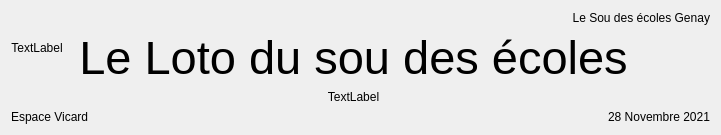
      <widget class="QWidget" name="pageEventTitle">
       <layout class="QGridLayout" name="gridLayout_2">
        <item row="0" column="0" rowspan="2">
         <widget class="QLabel" name="ET_OrganizerLogo">
          <property name="sizePolicy">
           <sizepolicy hsizetype="Preferred" vsizetype="Preferred">
            <horstretch>1</horstretch>
            <verstretch>1</verstretch>
           </sizepolicy>
          </property>
          <property name="text">
           <string>TextLabel</string>
          </property>
          <property name="alignment">
           <set>Qt::AlignCenter</set>
          </property>
         </widget>
        </item>
        <item row="0" column="1" colspan="3">
         <spacer name="horizontalSpacer">
          <property name="orientation">
           <enum>Qt::Horizontal</enum>
          </property>
          <property name="sizeHint" stdset="0">
           <size>
            <width>0</width>
            <height>0</height>
           </size>
          </property>
         </spacer>
        </item>
        <item row="0" column="4" colspan="2">
         <widget class="QLabel" name="ET_OrganizerName">
          <property name="sizePolicy">
           <sizepolicy hsizetype="Preferred" vsizetype="Preferred">
            <horstretch>5</horstretch>
            <verstretch>1</verstretch>
           </sizepolicy>
          </property>
          <property name="text">
           <string>Le Sou des écoles Genay</string>
          </property>
          <property name="alignment">
           <set>Qt::AlignRight|Qt::AlignTrailing|Qt::AlignVCenter</set>
          </property>
         </widget>
        </item>
        <item row="1" column="1" colspan="4">
         <widget class="QLabel" name="ET_EventTitle">
          <property name="font">
           <font>
            <pointsize>35</pointsize>
            <kerning>false</kerning>
           </font>
          </property>
          <property name="text">
           <string>Le Loto du sou des écoles</string>
          </property>
          <property name="alignment">
           <set>Qt::AlignCenter</set>
          </property>
         </widget>
        </item>
        <item row="2" column="1" rowspan="2" colspan="4">
         <widget class="QLabel" name="ET_EventLogo">
          <property name="sizePolicy">
           <sizepolicy hsizetype="Preferred" vsizetype="Preferred">
            <horstretch>1</horstretch>
            <verstretch>5</verstretch>
           </sizepolicy>
          </property>
          <property name="text">
           <string>TextLabel</string>
          </property>
          <property name="alignment">
           <set>Qt::AlignCenter</set>
          </property>
         </widget>
        </item>
        <item row="4" column="0" colspan="2">
         <widget class="QLabel" name="ET_EventLocation">
          <property name="sizePolicy">
           <sizepolicy hsizetype="Preferred" vsizetype="Preferred">
            <horstretch>3</horstretch>
            <verstretch>2</verstretch>
           </sizepolicy>
          </property>
          <property name="text">
           <string>Espace Vicard</string>
          </property>
         </widget>
        </item>
        <item row="2" column="0" rowspan="2">
         <spacer name="horizontalSpacer_5">
          <property name="orientation">
           <enum>Qt::Horizontal</enum>
          </property>
          <property name="sizeHint" stdset="0">
           <size>
            <width>0</width>
            <height>0</height>
           </size>
          </property>
         </spacer>
        </item>
        <item row="1" column="5" rowspan="3">
         <spacer name="horizontalSpacer_2">
          <property name="orientation">
           <enum>Qt::Horizontal</enum>
          </property>
          <property name="sizeHint" stdset="0">
           <size>
            <width>0</width>
            <height>0</height>
           </size>
          </property>
         </spacer>
        </item>
        <item row="4" column="4" colspan="2">
         <widget class="QLabel" name="ET_EventDate">
          <property name="sizePolicy">
           <sizepolicy hsizetype="Preferred" vsizetype="Preferred">
            <horstretch>1</horstretch>
            <verstretch>2</verstretch>
           </sizepolicy>
          </property>
          <property name="text">
           <string>28 Novembre 2021</string>
          </property>
          <property name="alignment">
           <set>Qt::AlignRight|Qt::AlignTrailing|Qt::AlignVCenter</set>
          </property>
         </widget>
        </item>
        <item row="4" column="2" colspan="2">
         <spacer name="horizontalSpacer_3">
          <property name="orientation">
           <enum>Qt::Horizontal</enum>
          </property>
          <property name="sizeHint" stdset="0">
           <size>
            <width>0</width>
            <height>0</height>
           </size>
          </property>
         </spacer>
        </item>
       </layout>
      </widget>
